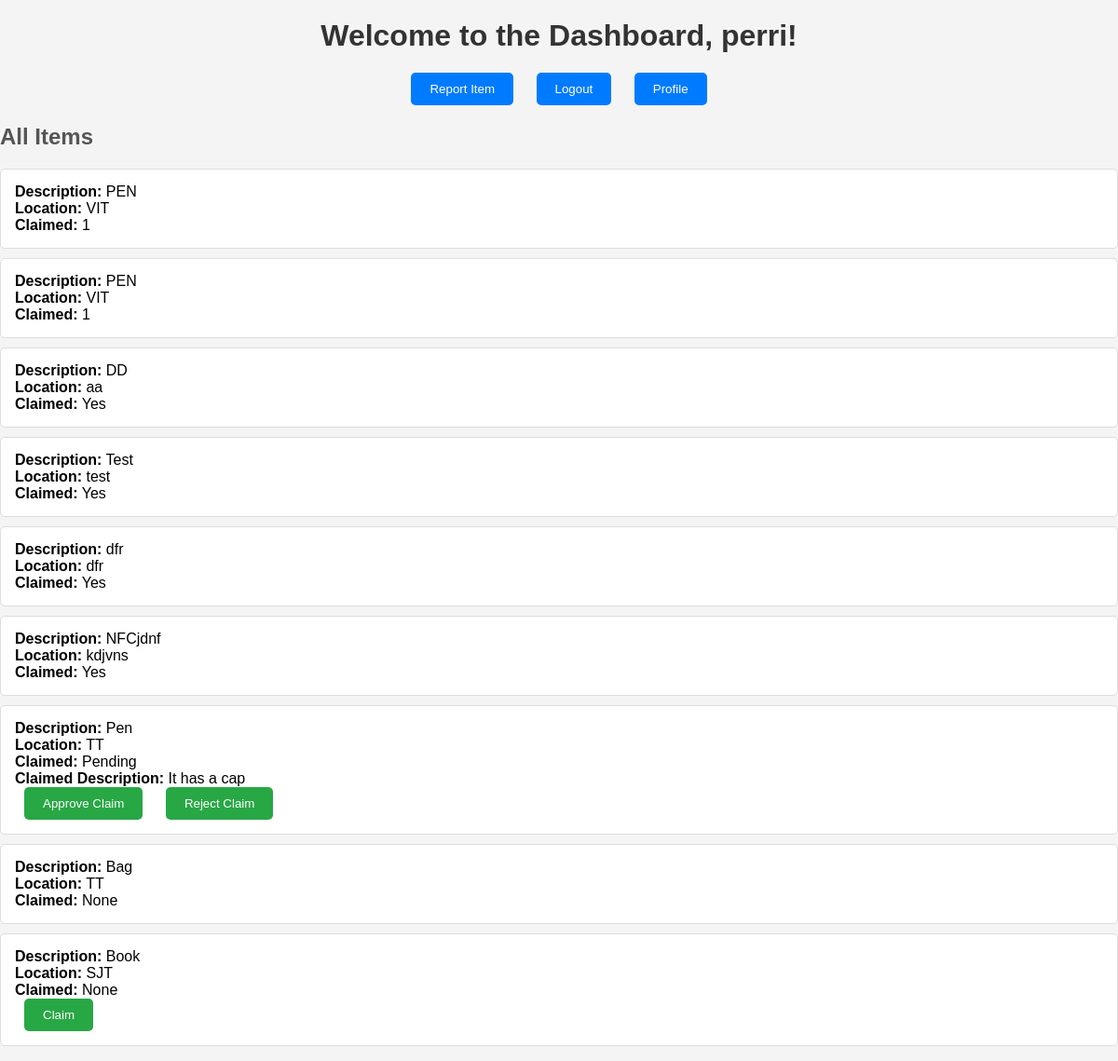
/dashboard/dashboard (signed in), run on the app's committed database.
### models.py (models this page shows)
class User(db.Model, UserMixin):
    id = db.Column(db.Integer, primary_key=True)
    username = db.Column(db.String(50), unique=True, nullable=False)
    password = db.Column(db.String(256), nullable=False)
    items = db.relationship('Item', backref='user', lazy=True)

class Item(db.Model):
    id = db.Column(db.Integer, primary_key=True)
    description = db.Column(db.Text, nullable=False)
    location = db.Column(db.String(100), nullable=False)
    user_id = db.Column(db.Integer, db.ForeignKey('user.id'), nullable=False)
    claimed = db.Column(db.String(10), nullable=False)
    claim_description = db.Column(db.Text)
    approved = db.Column(db.Boolean, default=False)

### routes.py (the view)
@bp_dashboard.route('/dashboard')
@login_required
def dashboard():
    all_items = Item.query.all()
    return render_template('dashboard.html', all_items=all_items, user=current_user)

### app.py (called while the page is built)
@login_manager.user_loader
def load_user(user_id):
    from models import User
    return User.query.get(int(user_id))

### templates/dashboard.html (shortened to what this page needs)
<!DOCTYPE html>
<html lang="en">
<head>
</head>
<body>
    <h1>Welcome to the Dashboard, {{ current_user.username }}!</h1>
    <div>
        <a href="{{ url_for('post_item.post_item') }}"><button>Report Item</button></a>
        <a href="{{ url_for('logout.logout') }}"><button>Logout</button></a>
        <a href="{{ url_for('profile.profile') }}"><button>Profile</button></a>
    </div>
    <h2>All Items</h2>
    <ul>
        {% for item in all_items %}
            <li>
                <strong>Description:</strong> {{ item.description }}<br>
                <strong>Location:</strong> {{ item.location }}<br>
                <strong>Claimed:</strong> {{ item.claimed }}<br>
                {% if not item.claimed and current_user.id != item.user.id %}
                    <form action="{{ url_for('dashboard.claim_item', item_id=item.id) }}" method="post">
                        <button type="submit">Claim</button>
                    </form>
                {% endif %}
                {% if current_user.id == item.user.id and item.claimed and not item.approved %}
                    <strong>Claimed Description:</strong> {{ item.claim_description }}<br>
                    <form action="{{ url_for('dashboard.approve_claim', item_id=item.id) }}" method="post">
                        <button type="submit">Approve Claim</button>
                    </form>
                    <form action="{{ url_for('dashboard.reject_claim', item_id=item.id) }}" method="post">
                        <button type="submit">Reject Claim</button>
                    </form>
                {% endif %}
            </li>
        {% endfor %}
    </ul>
</body>
</html>

### templates/dashboard.html (style rules this page uses)
body { font-family: 'Arial', sans-serif; background-color: #f4f4f4; margin: 0; padding: 0; }
h1 { color: #333; text-align: center; margin-top: 20px; }
h2 { color: #555; }
div { text-align: center; margin: 20px 0; }
button { background-color: #007bff; color: #fff; padding: 10px 20px; margin: 0 10px; border: none; border-radius: 5px; cursor: pointer; }
ul { list-style-type: none; padding: 0; }
li { background-color: #fff; border: 1px solid #ddd; margin: 10px 0; padding: 15px; border-radius: 5px; }
form { display: inline-block; }
button[type="submit"] { background-color: #28a745; }

### data on the page
User: username "perri"
Item: description "PEN", location "VIT", claimed "1"
Item: description "PEN", location "VIT", claimed "1"
Item: description "DD", location "aa", claimed "Yes"
Item: description "Test", location "test", claimed "Yes"
Item: description "dfr", location "dfr", claimed "Yes"
Item: description "NFCjdnf", location "kdjvns", claimed "Yes"
Item: description "Pen", location "TT", claimed "Pending", claim_description "It has a cap"
Item: description "Bag", location "TT", claimed "None"
Item: description "Book", location "SJT", claimed "None"
